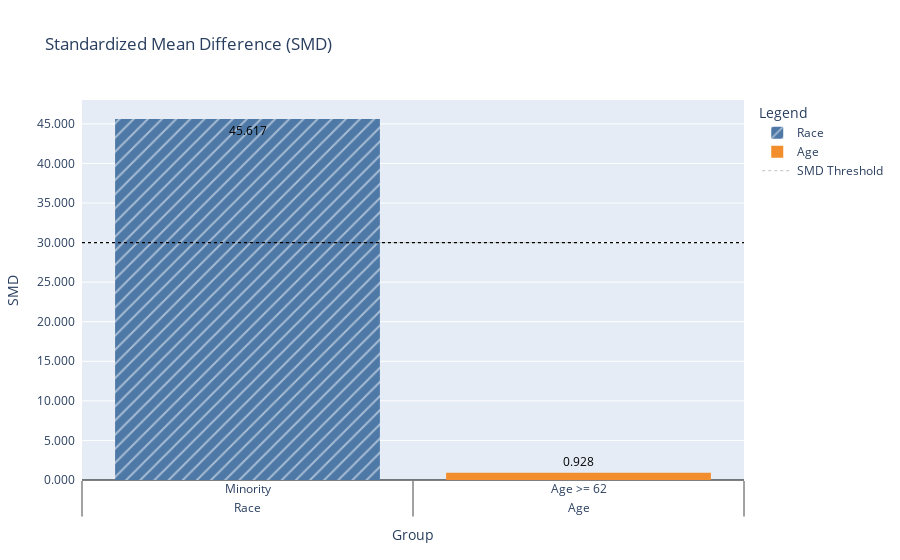

Notebook code cell kept with this figure:
### Markdown cell above
#### _Standardized Mean Difference (SMD) of Model Predictions_

### Code cell
smd = sd.standardized_mean_difference(
    group_data=valid,
    **common_disp_info,
    outcome=valid['EBM Prediction'],
    smd_threshold=30,
    label=valid[label], 
    lower_score_favorable=True,
)
smd

### Figure 1 — Plotly figure (JSON) as saved in the notebook; plotly's stock layout.template omitted (floating-point values rounded to 4 significant figures)
{"data": [{"cliponaxis": false, "hovertemplate": "%{x}, %{y}<extra></extra>", "marker": {"color": "RGBA(78, 121, 167, 1.0)", "line": {"color": "rgb(8,48,107)", "width": 0}, "pattern": {"shape": "/"}}, "name": "Race", "showlegend": true, "text": "45.617", "textfont": {"color": "Black"}, "type": "bar", "x": [["Race"], ["Minority"]], "y": [45.62]}, {"cliponaxis": false, "hovertemplate": "%{x}, %{y}<extra></extra>", "marker": {"color": "RGBA(242, 142, 45, 1.0)", "line": {"color": "rgb(8,48,107)", "width": 0}, "pattern": {"shape": ""}}, "name": "Age", "showlegend": true, "text": "0.928", "textfont": {"color": "Black"}, "type": "bar", "x": [["Age"], ["Age >= 62"]], "y": [0.9277]}, {"line": {"color": "Black", "dash": "dot", "width": 0.25}, "mode": "lines", "name": "SMD Threshold", "text": "SMD Threshold", "type": "scatter", "x": [["Race", "Age"], ["Minority", "Age >= 62"]], "y": [30, 30]}], "layout": {"legend": {"title": {"text": "Legend"}}, "scene": {"yaxis": {"exponentformat": "none", "separatethousands": true}}, "shapes": [{"line": {"color": "Black", "dash": "dot", "width": 1.25}, "name": "SMD Threshold", "type": "line", "x0": 0, "x1": 1, "xref": "paper", "y0": 0.6248, "y1": 0.6248, "yref": "paper"}], "title": {"text": "Standardized Mean Difference (SMD)"}, "uniformtext": {"minsize": 8, "mode": "hide"}, "xaxis": {"fixedrange": true, "title": {"text": "Group"}}, "yaxis": {"fixedrange": true, "tickformat": "0,.3f", "ticksuffix": "  ", "title": {"text": "SMD"}, "zeroline": true, "zerolinecolor": "Black", "zerolinewidth": 1}}}
